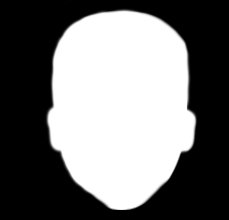
//> input picture mask.jpg, 229 x 220 px
$ ./main   (built with g++ and OpenCV 4)
//> lines starting //> are read from the running program, lines starting //| are printed output that depends on the picture
### ImgProcessor.h
#include <opencv2/opencv.hpp>
#include "opencv2/objdetect.hpp"
#include "opencv2/highgui.hpp"
#include "opencv2/imgproc.hpp"

#include <iostream>
#include <stdio.h>

using namespace std;
using namespace cv;

class ImgProcessor {
	public:
		ImgProcessor();
	    Mat find_face(Mat frame, Size size);
	    Mat crop_face(Mat src, int x, int y, int w, int h);
	private:
		String face_cascade_name = "haarcascade_frontalface_alt.xml";
		CascadeClassifier face_cascade;
		Mat frame_gray;
		vector<Rect> faces;
		int padding_y = 80;
	    int thresh = 30;
	    Mat mask;
};

### ImgProcessor.cpp
#include "ImgProcessor.h"

using namespace std;
using namespace cv;

ImgProcessor::ImgProcessor()
{
	 //-- 1. Load the cascades
    if( !face_cascade.load( face_cascade_name ) ){ printf("--(!)Error loading face cascade\n"); exit(1); };
    mask = imread("mask.jpg", CV_LOAD_IMAGE_COLOR);
    if(! mask.data ){ printf("--(!)Error loading mask\n"); exit(1); }
}

/** @function find_face */
Mat ImgProcessor::find_face(Mat frame, Size size){


    cvtColor( frame, frame_gray, CV_8UC1 );

    //-- Detect faces
    face_cascade.detectMultiScale( frame_gray, faces, 1.1, 2, 0|CASCADE_SCALE_IMAGE, Size(30, 30) );
    Rect biggest_face;
    if (faces.size() > 0)
    	biggest_face = faces[0];

    // find biggest face
    for( size_t i = 1; i < faces.size(); i++ )
    {
    	if (faces[i].width * faces[i].height > biggest_face.width * biggest_face.height){
    		biggest_face = faces[i];
    	}
    }

    //draw bigest face
    Point center( biggest_face.x + biggest_face.width/2, biggest_face.y + biggest_face.height/2 );
    //ellipse( frame, center, Size( biggest_face.width/1.5, biggest_face.height/1.0), 0, 0, 360, Scalar( 255, 0, 255 ), 4, 8, 0 );

    faces.clear();

    int x = biggest_face.x, y = biggest_face.y-padding_y;
    int w = biggest_face.width, h = (int)biggest_face.height+padding_y*1.5;

    // face region
    Rect region(x,y,w,h);

    Mat res_frame(size, CV_8UC3);
    Mat croped_region, croped_face;
    res_frame.setTo(Scalar(255, 255, 255));
    frame(region).copyTo(croped_region);
    croped_face = crop_face(croped_region, x,y,w,h);
    croped_face.copyTo(res_frame(region));
    return res_frame;
}

/** @function crop_face */
Mat ImgProcessor::crop_face(Mat region, int x, int y, int w, int h)
{
    resize(mask, mask, region.size());
    Mat face(region.size(), CV_8UC3);
    face.setTo(255);
    region.copyTo(face, mask);
    imshow("Croped", face);
    return face;

}

### main.cpp
#include "ImgProcessor.h"
#include "string"

#include <opencv2/opencv.hpp>
#include "opencv2/videoio.hpp"

using namespace cv;
using namespace std;


int main(int, char**){
    VideoCapture cam(0); // open the default camera
    if(!cam.isOpened()){  // check if we succeeded
        return -1;
    }

    //init output video
    int codec = VideoWriter::fourcc ('F','M','P','4');
    VideoWriter outputVideo;
    const string name = "facecrop.mp4";
    Size size = Size((int) cam.get(CV_CAP_PROP_FRAME_WIDTH),    // Acquire input size
                     (int) cam.get(CV_CAP_PROP_FRAME_HEIGHT));
    outputVideo.open(name, codec, cam.get(CV_CAP_PROP_FPS)/2, size, true);
    ImgProcessor img_processor;
//> in ImgProcessor, mask is the input picture: 220 rows x 229 cols, CV_8UC3; min 0, max 255, mean 115.9

	for(;;)
    {
        Mat frame;
        cam >> frame; // get a new frame from camera
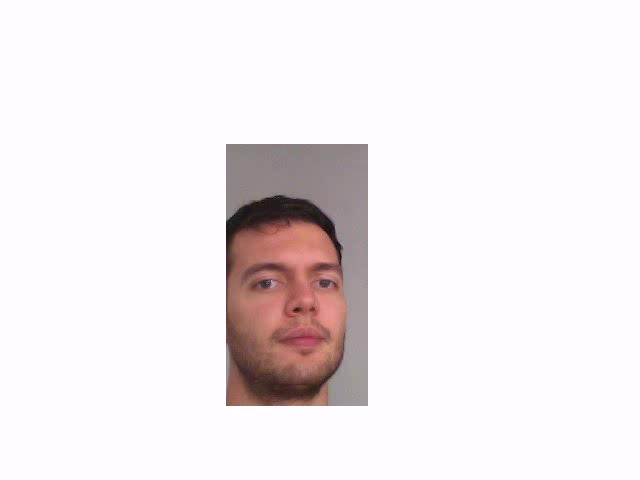
//> input picture frame 48 of facecrop.mp4, 640 x 480 px, given in place of the camera
//> frame is the input picture: 480 rows x 640 cols, CV_8UC3; mean B, G, R 237.1, 234.8, 241.8
        // cvtColor(frame, edges, COLOR_BGR2GRAY);
        // GaussianBlur(edges, edges, Size(7,7), 1.5, 1.5);
        // Canny(edges, edges, 0, 30, 3);
        try {
            Mat res_frame = img_processor.find_face(frame, size);
//> in find_face, `face_cascade.detectMultiScale( frame_gray, faces, 1.1, 2, 0|CASCADE_SC..`: faces = 1 Rect (x, y, width, height): [223, 223, 147, 147]
//> in find_face, `biggest_face = faces[0];`: biggest_face = Rect(223, 223, 147, 147)
//> in find_face, `Point center( biggest_face.x + biggest_face.width/2, biggest_face.y + ..`: center = Point(296, 296)
//> in find_face, `int x = biggest_face.x, y = biggest_face.y-padding_y;`: x = 223; y = 143
//> in find_face, `int w = biggest_face.width, h = (int)biggest_face.height+padding_y*1.5;`: w = 147; h = 267
//> in find_face, `Rect region(x,y,w,h);`: region = Rect(223, 143, 147, 267)
//> in find_face, `frame(region).copyTo(croped_region);`:
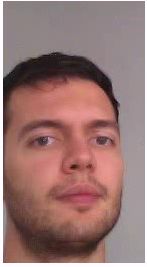
//> croped_region: 267 rows x 147 cols, CV_8UC3; mean B, G, R 114.5, 117.6, 151.9
//> in crop_face, `resize(mask, mask, region.size());`:
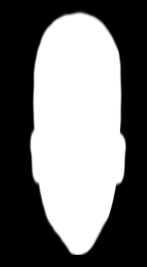
//> mask: 267 rows x 147 cols, CV_8UC3; min 0, max 255, mean 115.9
//> in crop_face, `region.copyTo(face, mask);`:
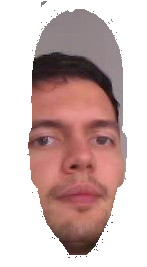
//> face: 267 rows x 147 cols, CV_8UC3; mean B, G, R 180.3, 182.5, 206.2
//> in find_face, `croped_face.copyTo(res_frame(region));`:
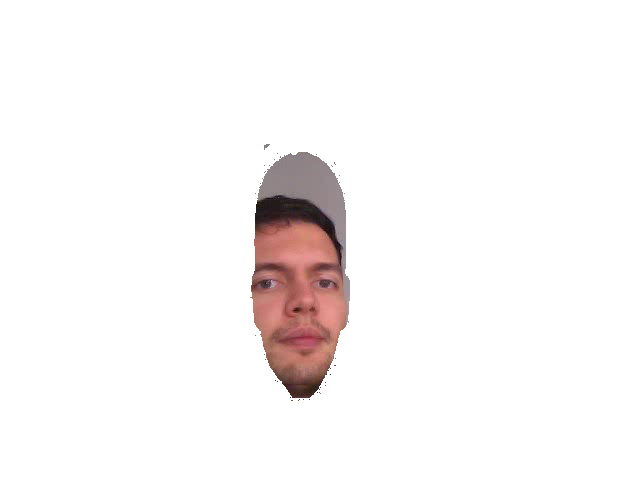
//> res_frame: 480 rows x 640 cols, CV_8UC3; mean B, G, R 245.5, 245.7, 248.8
            //-- Show what you got
            imshow("Camera", res_frame);
            outputVideo << res_frame;
        } catch (...) { /*  */ }
        if(waitKey(27) >= 0) break;
//> the Esc key is pressed
    }
    // the camera will be deinitialized automatically in VideoCapture destructor
    return 0;
}
